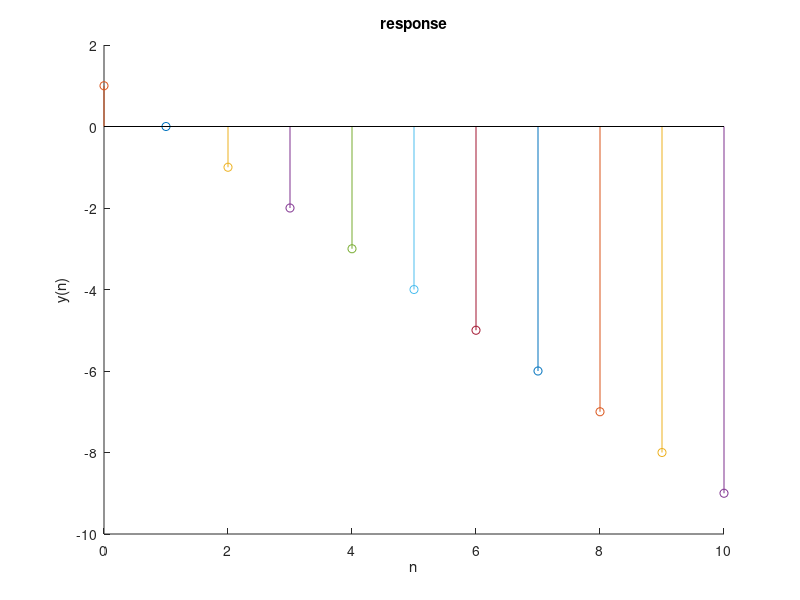

Recreate this plot in MATLAB.
figure
hold on
y1=0;
y2=1;
xlabel('n');
ylabel('y(n)');
title('response');
stem(1,y1);stem(0,y2);
for n=2:1:10
    y=(2*y1)-(1*y2);
    stem(n,y);
    y2=y1;
    y1=y;
    
end